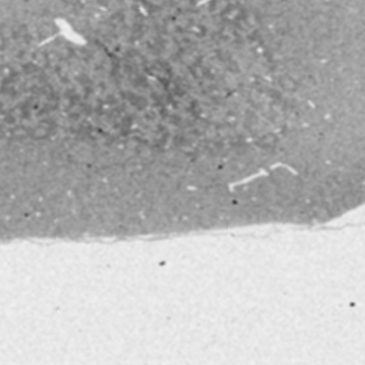
%> input picture WaferMapper_1.7.3_eval/tifs/Image_365x_365y_1scale_0angle.tif, 365 x 365 px
$ octave --eval "result = mexHatTarget(imread('../tifs/Image_365x_365y_1scale_0angle.tif'));"   (GNU Octave 9; MATLAB toolbox functions it lacks are replaced by stand-ins)
%> lines starting %> are read from the running program, lines starting %| are printed output that depends on the picture; in (x1, y1, x2, y2) boxes, pixels count from 0 and x2, y2 are one past the last pixel; in counts of white or black regions, pixels touching at a corner belong together; the program's own positions count from 1
### trunk/WaferMapper_1.7.3_eval/analyze/fastCon.m
function[I] = fastCon(I,K);

% get size
[iys ixs izs] = size(I);
[kys kxs kzs] = size(K);

% pad with zeros
K(kys + iys , ixs + kxs, izs + kzs) = 0;
I(kys + iys, ixs + kxs, izs + kzs) = 0;

% convolve by fft
cI = ifftn(fftn(I).*fftn(K));

% recover non zeros
I = cI(round(kys/2):round(kys/2)+iys - 1,...
    round(kxs/2):round(kxs/2)+ixs - 1,...
    round(kzs/2):round(kzs/2)+izs - 1);
I = real(I);

### WaferMapper_1.7.3_eval/ACQUIRE/mexHatTarget_findEdge.m
function[Imf] = mexHatTarget(I);
%%
medI = median(I(:));
%> medI = 160
meanI = mean(I(:));
%> meanI = 179.3
threshI = I < (medI);
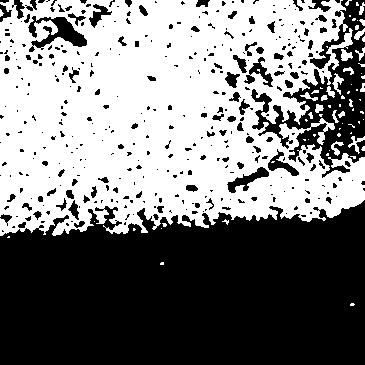
%> threshI: size 365x365 logical; 49.7% white; 68 white regions (48 under 20 px), largest, box (x1, y1, x2, y2) and area: (0, 0, 365, 236) 64893, (332, 73, 344, 95) 104, (348, 136, 365, 154) 101
tic
se = strel('disk',5);
mf1 = imopen(threshI,se);
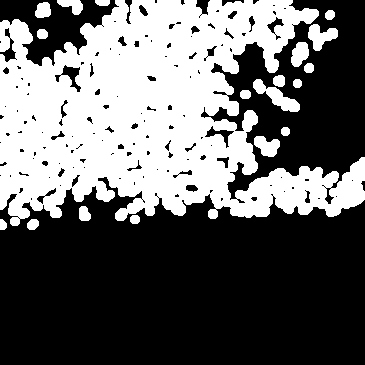
%> mf1: size 365x365 logical; 40.2% white; 19 white regions, largest, box (x1, y1, x2, y2) and area: (0, 0, 365, 226) 50258, (253, 79, 300, 112) 590, (308, 24, 338, 51) 452
se = strel('disk',10);
mf2 = imclose(mf1,se);
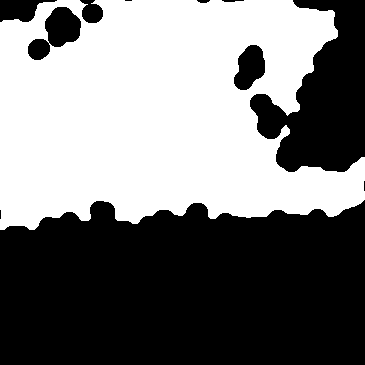
%> mf2: size 365x365 logical; 47.6% white; 1 white region, box (x1, y1, x2, y2) and area: (0, 0, 365, 230) 63382
toc
 %image(uint8(cat(3,threshI,mf1,mf2)*1000))

%% process I
kSize = [256 256];
s1 =10;
s2 = 12;

kRad = (kSize + 1)/2;
kern = zeros(kSize);

[y x z] = ind2sub(kSize,find(kern==0));
dists = sqrt(((y-kRad(1))).^2 + ((x - kRad(2))).^2);

cKern = 1 * exp(-.5 * (dists/s1).^2);
cKern = cKern/sum(cKern(:));
sKern = 1 * exp(-.5 * (dists/s2).^2);
sKern = sKern/sum(sKern(:));
kern(:) = cKern - sKern;

% subplot(2,1,1)
%plot(kern(round(kRad(1)),:))

%% Convolve

Itemp = fastCon(mf2,kern);
%> in fastCon, `I = cI(round(kys/2):round(kys/2)+iys - 1, round(kxs/2):round(kxs/2)+ix..`:
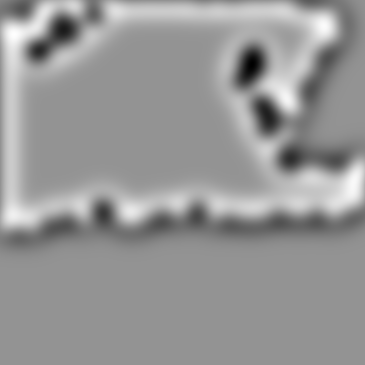
%> I: size 365x365 double; min -0.117, max 0.0855, mean 0.00302; drawn with min black and max white
pixClip = 10;
Imf  = Itemp * 0;
%> Imf: size 365x365 double; every value is 0
Imf(pixClip +1:end-pixClip,pixClip +1:end-pixClip)=Itemp(pixClip +1:end-pixClip,pixClip +1:end-pixClip);
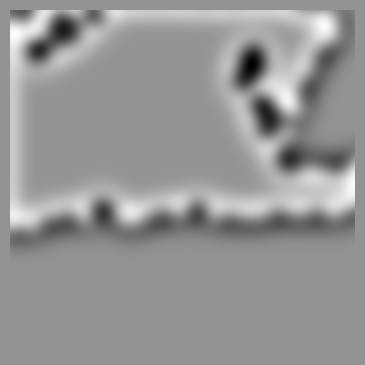
%> Imf: size 365x365 double; min -0.117, max 0.0855, mean 0.00223; drawn with min black and max white
%Imf(Imf<0)=0;

Imf = Imf*(256/max(Imf(:)));
%Imf = 256-Imf;


trimEdge = max(s1,s2)*2;
Imf(1:trimEdge,:) = 0;
Imf(end-trimEdge+1:end,:) = 0;
%> Imf: size 365x365 double; min -350.9, max 256, mean 4.1; mean of the top-left, top-right, bottom-left and bottom-right quarters 10.6, 0, 2.2, 3.6
Imf(:,1:trimEdge) = 0;
Imf(:,end-trimEdge+1:end) = 0;
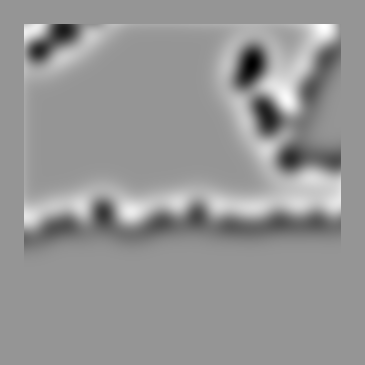
%> Imf: size 365x365 double; min -350.9, max 247.1, mean 1.5; drawn with min black and max white
%image(Imf+100)

$ run again, on WaferMapper_1.7.3_eval/tifs/Image_365x_365y_1scale_2angle.tif
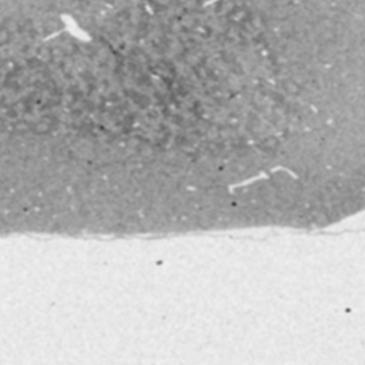
%> input picture WaferMapper_1.7.3_eval/tifs/Image_365x_365y_1scale_2angle.tif, 365 x 365 px
%> medI = 159
%> meanI = 179.3
%> in mexHatTarget, `threshI = I < (medI);`:
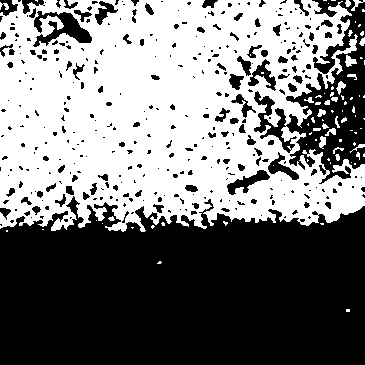
%> threshI: size 365x365 logical; 48.3% white; 80 white regions (56 under 20 px), largest, box (x1, y1, x2, y2) and area: (0, 0, 365, 232) 63126, (345, 55, 357, 67) 83, (336, 81, 346, 95) 67
%> mf1: size 365x365 logical; 38.6% white; 20 white regions, largest, box (x1, y1, x2, y2) and area: (0, 0, 324, 220) 44292, (227, 164, 365, 222) 4467, (270, 91, 303, 117) 434
%> mf2: size 365x365 logical; 46.2% white; 1 white region, box (x1, y1, x2, y2) and area: (0, 0, 365, 224) 61584
%> in mexHatTarget, `Imf(:,end-trimEdge+1:end) = 0;`:
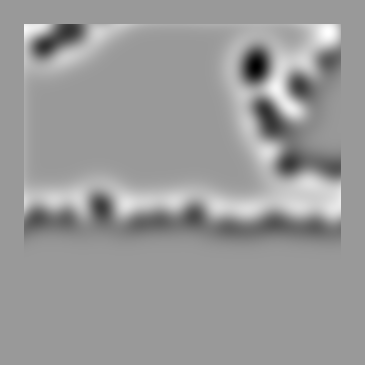
%> Imf: size 365x365 double; min -363.7, max 240.9, mean 1.8; drawn with min black and max white

$ run again, on WaferMapper_1.7.3_eval/tifs/Image_385x_345y_1scale_0angle.tif
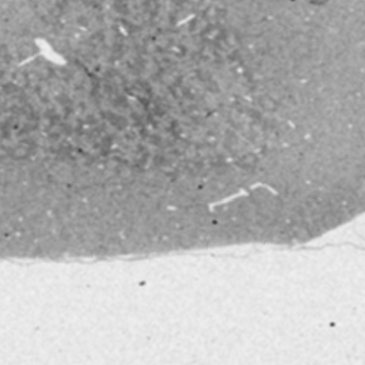
%> input picture WaferMapper_1.7.3_eval/tifs/Image_385x_345y_1scale_0angle.tif, 365 x 365 px
%> medI = 159
%> meanI = 175.8
%> in mexHatTarget, `threshI = I < (medI);`:
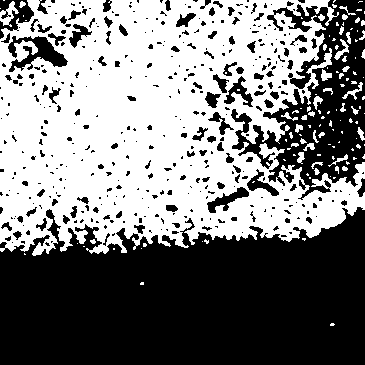
%> threshI: size 365x365 logical; 49.6% white; 123 white regions (83 under 20 px), largest, box (x1, y1, x2, y2) and area: (0, 0, 365, 256) 63955, (0, 1, 19, 27) 202, (334, 39, 349, 60) 105
%> mf1: size 365x365 logical; 37.3% white; 29 white regions, largest, box (x1, y1, x2, y2) and area: (0, 0, 263, 241) 40290, (216, 180, 365, 237) 4510, (38, 0, 73, 35) 651
%> mf2: size 365x365 logical; 46.5% white; 3 white regions, box (x1, y1, x2, y2) and area: (0, 0, 365, 242) 61732, (305, 0, 328, 7) 143, (360, 163, 365, 172) 40
%> in mexHatTarget, `Imf(:,end-trimEdge+1:end) = 0;`:
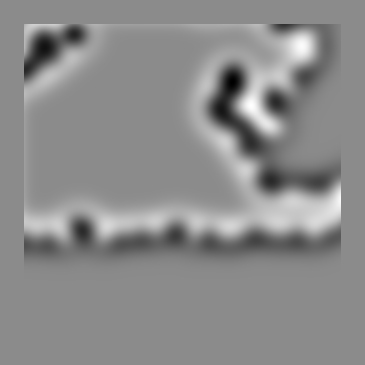
%> Imf: size 365x365 double; min -287.5, max 239.2, mean 0.9; drawn with min black and max white

$ run again, on WaferMapper_1.7.3_eval/tifs/Image_383x_383y_1.05scale_0angle.tif
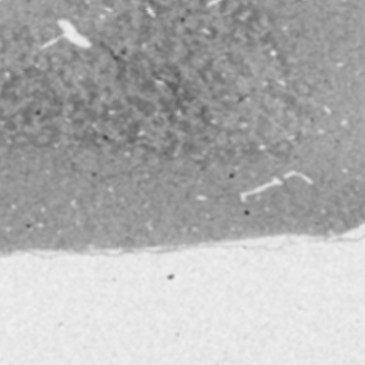
%> input picture WaferMapper_1.7.3_eval/tifs/Image_383x_383y_1.05scale_0angle.tif, 365 x 365 px
%> medI = 157
%> meanI = 176
%> in mexHatTarget, `threshI = I < (medI);`:
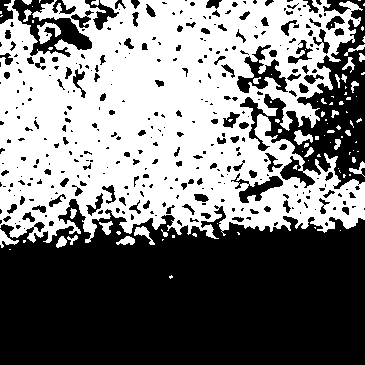
%> threshI: size 365x365 logical; 48% white; 90 white regions (62 under 20 px), largest, box (x1, y1, x2, y2) and area: (0, 0, 365, 243) 61671, (37, 22, 61, 44) 258, (294, 130, 313, 145) 153
%> mf1: size 365x365 logical; 35.9% white; 28 white regions, largest, box (x1, y1, x2, y2) and area: (0, 0, 293, 225) 40130, (251, 179, 328, 228) 2038, (333, 182, 365, 228) 619
%> mf2: size 365x365 logical; 43.9% white; 5 white regions, box (x1, y1, x2, y2) and area: (0, 0, 365, 231) 58165, (42, 7, 58, 18) 117, (83, 217, 95, 232) 115, (342, 12, 351, 21) 72, (0, 230, 6, 241) 58
%> in mexHatTarget, `Imf(:,end-trimEdge+1:end) = 0;`:
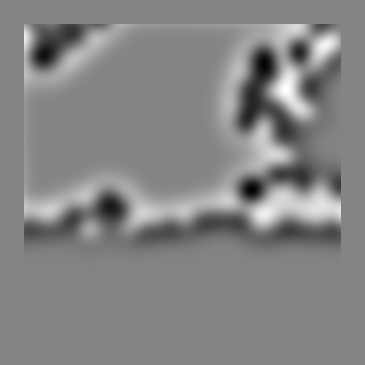
%> Imf: size 365x365 double; min -243.9, max 226.4, mean 1.1; drawn with min black and max white
